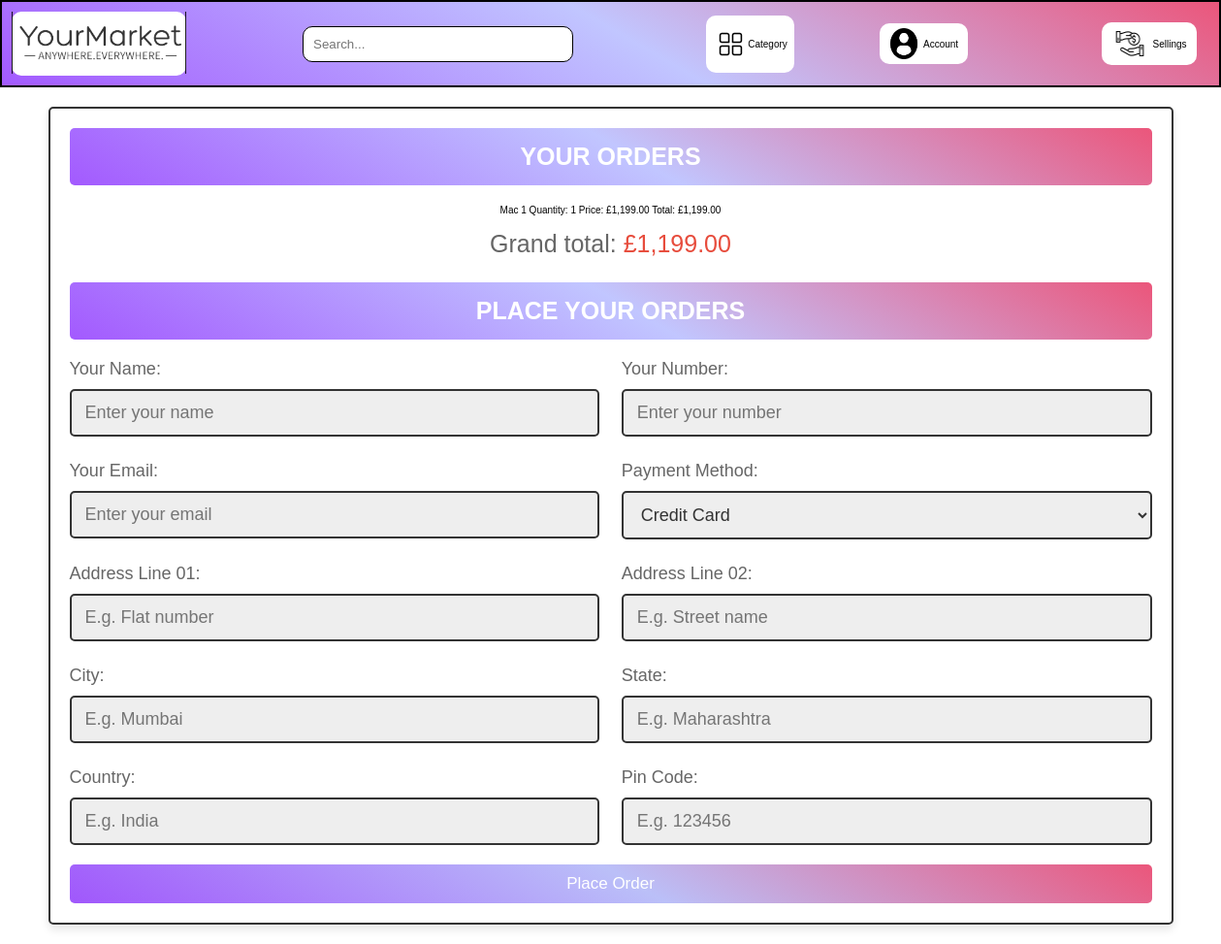
/php/checkout.php (signed in), run on the app's committed database.
### tables this page shows
CREATE TABLE IF NOT EXISTS `cart` (
  `id` int NOT NULL AUTO_INCREMENT,
  `user_id` int DEFAULT NULL,
  `ID_Article` int DEFAULT NULL,
  `name` varchar(255) DEFAULT NULL,
  `price` decimal(10,2) DEFAULT NULL,
  `quantity` int DEFAULT NULL,
  `image_1` varchar(255) DEFAULT NULL,
  PRIMARY KEY (`id`)
);

### php/checkout.php (the view, shortened to what this page needs)
<?php
$userId = $_SESSION["user_id"];
?>
<!DOCTYPE html>
<html lang="en">
<head>
    <link href="../css/checkout.css" rel="stylesheet" type="text/css">
</head>
<body>
<?php include 'navbar.php'; ?>
<?php if (empty($searchQuery) && empty($_GET['category'])): ?>
    <section class="checkout-orders">
        <form action="" method="POST">
            <h3>Your Orders</h3>
            <div class="display-orders">
                <?php
                $grand_total = 0;
                $select_cart = $mysqli->prepare("SELECT * FROM cart WHERE user_id = ?");
                $select_cart->bind_param("i", $userId);
                $select_cart->execute();
                $cart_result = $select_cart->get_result();
                while ($cart_item = $cart_result->fetch_assoc()) {
                    $productName = $cart_item['name'];
                    $price = $cart_item['price'];
                    $quantity = $cart_item['quantity'];
                    $total_price_item = $price * $quantity;
                    $grand_total += $total_price_item;
                    ?>
                    <div class="order-item">
                        <div class="order-item-details">
                            <span class="item-name"><?php echo $productName; ?></span>
                            <span class="item-quantity">Quantity: <?php echo $quantity; ?></span>
                            <span class="item-price">Price: £<?php echo number_format($price, 2); ?></span>
                            <span class="item-total">Total: £<?php echo number_format($total_price_item, 2); ?></span>
                        </div>
                    </div>
                <?php } ?>
                <div class="grand-total">Grand total: <span>£<?php echo number_format($grand_total, 2); ?></span></div>
            </div>
            <h3>Place Your Orders</h3>
            <div class="flex">
                <div class="inputBox">
                    <span>Your Name:</span>
                    <input type="text" name="name" placeholder="Enter your name" class="box" maxlength="20" required>
                </div>
                <div class="inputBox">
                    <span>Your Number:</span>
                    <input type="number" name="number" placeholder="Enter your number" class="box" min="0" max="9999999999"
                           required>
                </div>
                <div class="inputBox">
                    <span>Your Email:</span>
                    <input type="email" name="email" placeholder="Enter your email" class="box" maxlength="50" required>
                </div>
                <div class="inputBox">
                    <span>Payment Method:</span>
                    <select name="method" class="box" required>
                        <option value="credit card">Credit Card</option>
                    </select>
                </div>
                <div class="inputBox">
                    <span>Address Line 01:</span>
                    <input type="text" name="flat" placeholder="E.g. Flat number" class="box" maxlength="50" required>
                </div>
                <div class="inputBox">
                    <span>Address Line 02:</span>
                    <input type="text" name="street" placeholder="E.g. Street name" class="box" maxlength="50">
                </div>
                <div class="inputBox">
                    <span>City:</span>
                    <input type="text" name="city" placeholder="E.g. Mumbai" class="box" maxlength="50" required>
                </div>
                <div class="inputBox">
                    <span>State:</span>
                    <input type="text" name="state" placeholder="E.g. Maharashtra" class="box" maxlength="50" required>
                </div>
                <div class="inputBox">
                    <span>Country:</span>
                    <input type="text" name="country" placeholder="E.g. India" class="box" maxlength="50" required>
                </div>
                <div class="inputBox">
                    <span>Pin Code:</span>
                    <input type="number" min="0" name="pin_code" placeholder="E.g. 123456" min="0" max="999999" class="box"
                           required>
                </div>
            </div>
            <input type="submit" name="order" class="btn" value="Place Order">
        </form>
    </section>
<?php endif; ?>
</body>
</html>

### css/checkout.css (style rules this page uses)
:root { --orange: #f39c12; --red: #e74c3c; --black: #333; --white: #fff; --light-color: #666; --light-bg: #eee; --border: .2rem solid var(--black); --box-shadow: 0 .5rem 1rem rgba(0, 0, 0, .1); }
* { font-family: 'Nunito', sans-serif; margin: 0; padding: 0; box-sizing: border-box; outline: none; border: none; text-decoration: none; }
html { font-size: 62.5%; overflow-x: hidden; }
section { padding: 2rem; max-width: 1200px; margin: 0 auto; }
body { font-family: Arial, sans-serif; margin: 0; padding: 0; }
.checkout-orders form { padding: 2rem; border: var(--border); background-color: var(--white); box-shadow: var(--box-shadow); border-radius: .5rem; }
.checkout-orders form h3 { border-radius: .5rem; background-image: linear-gradient(210deg, rgba(235, 86, 123, 1) 0%, rgba(150, 158, 255, 0.5899999737739563) 48%, rgba(145, 58, 254, 0.8399999737739563) 100%); color: var(--white); padding: 1.5rem 1rem; text-align: center; text-transform: uppercase; margin-bottom: 2rem; font-size: 2.5rem; }
.display-orders { text-align: center; padding-bottom: 0; }
.display-orders .grand-total { margin-top: 1.5rem; margin-bottom: 2.5rem; font-size: 2.5rem; color: var(--light-color); }
.display-orders .grand-total span { color: var(--red); }
.checkout-orders form .flex { display: flex; flex-wrap: wrap; gap: 1.5rem; justify-content: space-between; }
.checkout-orders form .flex .inputBox { width: 49%; }
.checkout-orders form .flex .inputBox span { font-size: 1.8rem; color: var(--light-color); }
.checkout-orders form .flex .inputBox .box { width: 100%; border: var(--border); border-radius: .5rem; font-size: 1.8rem; color: var(--black); padding: 1.2rem 1.4rem; margin: 1rem 0; background-color: var(--light-bg); }
.btn { background-image: linear-gradient(210deg, rgba(235, 86, 123, 1) 0%, rgba(150, 158, 255, 0.5899999737739563) 48%, rgba(145, 58, 254, 0.8399999737739563) 100%); }
.btn, .delete-btn, .option-btn { display: block; width: 100%; margin-top: 1rem; border-radius: .5rem; padding: 1rem 3rem; font-size: 1.7rem; text-transform: capitalize; color: var(--white); cursor: pointer; text-align: center; }

### css/navbar.css (style rules this page uses)
body { font-family: Arial, sans-serif; margin: 0; padding: 0; }

### data on the page
cart: name "Mac 1", quantity "1", price "1,199.00", total_price_item "1,199.00"

### other printed values
$grand_total "1,199.00"
